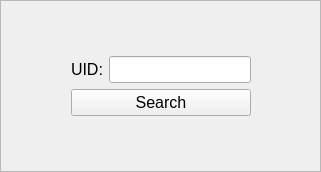
<?xml version="1.0" encoding="UTF-8"?>
<ui version="4.0">
 <class>NFCTargetListView</class>
 <widget class="QFrame" name="NFCTargetListView">
  <property name="geometry">
   <rect>
    <x>0</x>
    <y>0</y>
    <width>321</width>
    <height>172</height>
   </rect>
  </property>
  <property name="windowTitle">
   <string>Frame</string>
  </property>
  <property name="frameShape">
   <enum>QFrame::StyledPanel</enum>
  </property>
  <property name="frameShadow">
   <enum>QFrame::Raised</enum>
  </property>
  <layout class="QGridLayout" name="gridLayout">
   <item row="1" column="1">
    <layout class="QHBoxLayout" name="horizontalLayout">
     <item>
      <widget class="QLabel" name="label">
       <property name="font">
        <font>
         <pointsize>12</pointsize>
        </font>
       </property>
       <property name="text">
        <string>UID:</string>
       </property>
      </widget>
     </item>
     <item>
      <widget class="QLineEdit" name="uidLineEdit">
       <property name="font">
        <font>
         <pointsize>12</pointsize>
        </font>
       </property>
       <property name="readOnly">
        <bool>true</bool>
       </property>
      </widget>
     </item>
    </layout>
   </item>
   <item row="2" column="0">
    <spacer name="horizontalSpacer_2">
     <property name="orientation">
      <enum>Qt::Horizontal</enum>
     </property>
     <property name="sizeHint" stdset="0">
      <size>
       <width>40</width>
       <height>20</height>
      </size>
     </property>
    </spacer>
   </item>
   <item row="3" column="1">
    <spacer name="verticalSpacer">
     <property name="orientation">
      <enum>Qt::Vertical</enum>
     </property>
     <property name="sizeHint" stdset="0">
      <size>
       <width>20</width>
       <height>40</height>
      </size>
     </property>
    </spacer>
   </item>
   <item row="2" column="2">
    <spacer name="horizontalSpacer">
     <property name="orientation">
      <enum>Qt::Horizontal</enum>
     </property>
     <property name="sizeHint" stdset="0">
      <size>
       <width>40</width>
       <height>20</height>
      </size>
     </property>
    </spacer>
   </item>
   <item row="2" column="1">
    <widget class="QPushButton" name="searchBtn">
     <property name="font">
      <font>
       <pointsize>12</pointsize>
      </font>
     </property>
     <property name="text">
      <string>Search</string>
     </property>
    </widget>
   </item>
   <item row="0" column="1">
    <spacer name="verticalSpacer_2">
     <property name="orientation">
      <enum>Qt::Vertical</enum>
     </property>
     <property name="sizeHint" stdset="0">
      <size>
       <width>20</width>
       <height>40</height>
      </size>
     </property>
    </spacer>
   </item>
  </layout>
 </widget>
 <resources/>
 <connections/>
</ui>
